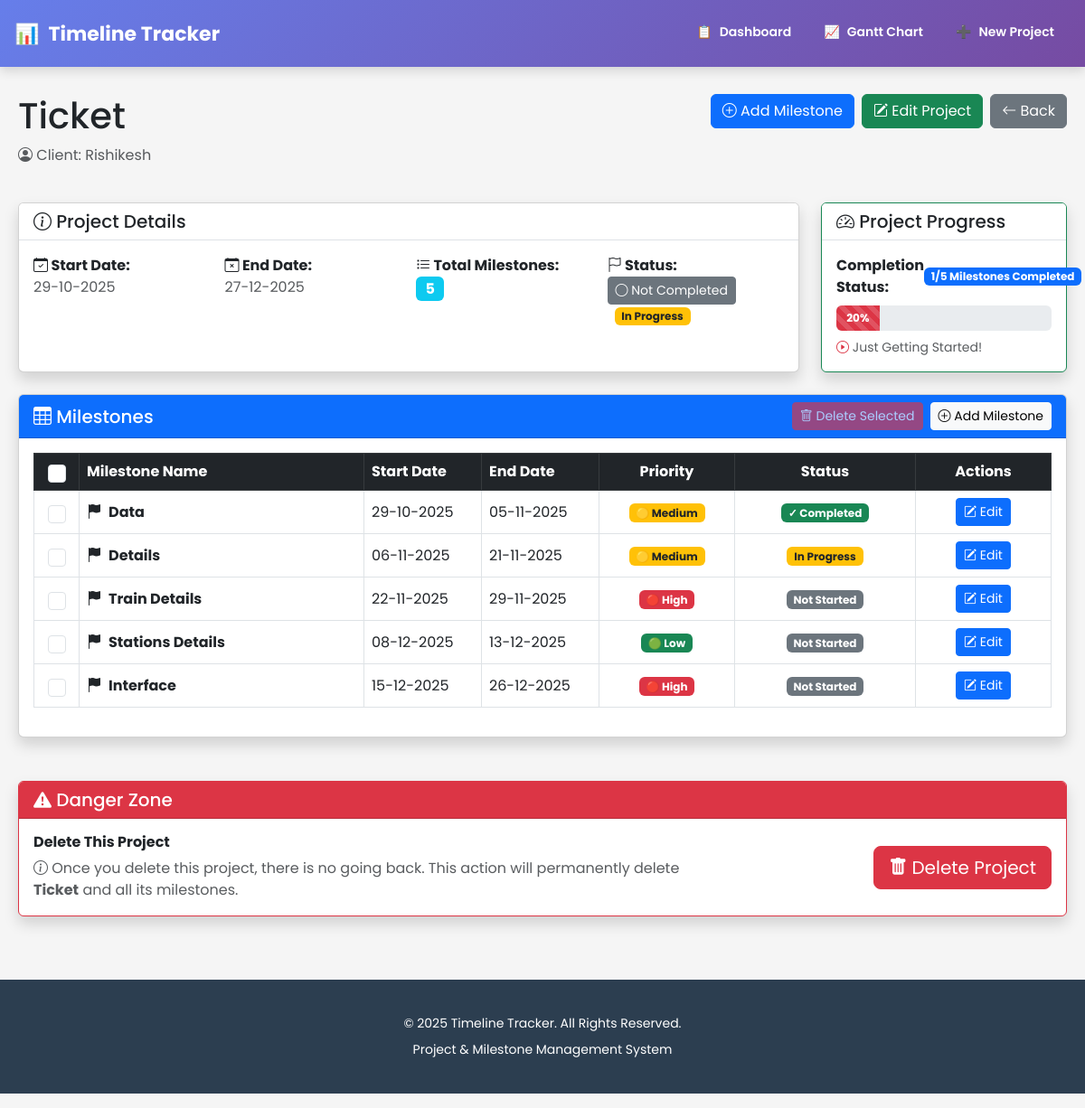
/project/6, run on the app's committed database.
### app.py (models this page shows, shortened)
class Project(db.Model):
    id = db.Column(db.Integer, primary_key=True)
    project_name = db.Column(db.String(200), nullable=False)
    client_name = db.Column(db.String(200), nullable=False)
    start_date = db.Column(db.Date, nullable=False)
    end_date = db.Column(db.Date, nullable=False)
    created_at = db.Column(db.DateTime, default=datetime.now())
    status = db.Column(db.String(20), default='Not Completed')
    milestones = db.relationship('Milestone', backref='project', lazy=True, cascade='all, delete-orphan')

class Milestone(db.Model):
    id = db.Column(db.Integer, primary_key=True)
    project_id = db.Column(db.Integer, db.ForeignKey('project.id'), nullable=False)
    milestone_name = db.Column(db.String(200), nullable=False)
    start_date = db.Column(db.Date, nullable=False)
    end_date = db.Column(db.Date, nullable=False)
    status = db.Column(db.String(50), default='Not Started')
    priority = db.Column(db.String(20), default='Medium')

### app.py (the view)
@app.route('/project/<int:project_id>')
def view_project(project_id):
    project = Project.query.get_or_404(project_id)
    today = datetime.now().date()
    completed_milestones_count = 0
    total_milestones = len(project.milestones)
    for milestone in project.milestones:
        actual_status = get_milestone_status(milestone, today)
        if milestone.status != actual_status:
            milestone.status = actual_status
        if actual_status == 'Completed':
            completed_milestones_count += 1
    db.session.commit()
    completion_percentage = 0
    if total_milestones > 0:
        completion_percentage = round((completed_milestones_count / total_milestones) * 100)
    return render_template('view_project.html',
        project=project,
        today=date.today(),
        completed_milestones=completed_milestones_count,
        total_milestones=total_milestones,
        completion_percentage=completion_percentage)

### app.py (called while the page is built, shortened)
def get_milestone_status(milestone, today=None):
    if today is None:
        today = datetime.now().date()
    if milestone.status == 'Completed':
        return 'Completed'
    if milestone.status == 'In Progress':
        if milestone.end_date < today:
            return 'Overdue'  # Overdue means end_date passed but not completed
        return 'In Progress'

### templates/view_project.html (shortened to what this page needs)
{% extends "base.html" %}
{% block content %}
<div class="row mb-4">
    <div class="col-md-6">
        <h1>{{ project.project_name }}</h1>
        <p class="text-muted"><i class="bi bi-person-circle"></i> Client: {{ project.client_name }}</p>
    </div>
    <div class="col-md-6 text-end d-flex justify-content-end align-items-start flex-wrap gap-2">
        <a href="/add-milestone/{{ project.id }}" class="btn btn-primary"><i class="bi bi-plus-circle"></i> Add Milestone</a>
        <a href="{{ url_for('edit_project', project_id=project.id) }}" class="btn btn-success"> <i class="bi bi-pencil-square"></i> Edit Project </a>
        <a href="/" class="btn btn-secondary"><i class="bi bi-arrow-left"></i> Back</a>
    </div>
</div>
<div class="row mb-4 g-4">
  <div class="col-12 col-md-8 col-lg-9">
    <div class="card shadow h-100">
      <div class="card-header bg-white text-dark border-bottom">
        <h5 class="mb-0"><i class="bi bi-info-circle"></i> Project Details</h5>
      </div>
      <div class="card-body">
        <div class="row g-3">
          <div class="col-md-3">
            <strong><i class="bi bi-calendar-check"></i> Start Date:</strong><br>
            <span class="text-muted">{{ project.start_date.strftime('%d-%m-%Y') }}</span>
          </div>
          <div class="col-md-3">
            <strong><i class="bi bi-calendar-x"></i> End Date:</strong><br>
            <span class="text-muted">{{ project.end_date.strftime('%d-%m-%Y') }}</span>
          </div>
          <div class="col-md-3">
            <strong><i class="bi bi-list-task"></i> Total Milestones:</strong><br>
            <span class="badge bg-info fs-6">{{ project.milestones|length }}</span>
          </div>
          <div class="col-md-3">
            <strong><i class="bi bi-flag"></i> Status:</strong><br>
            <form method="post" action="{{ url_for('toggle_status', project_id=project.id) }}" style="display:inline;">
              {% if project.status == "Completed" %}
                <button type="submit" class="btn btn-success btn-sm">
                  <i class="bi bi-check-circle"></i> Completed
                </button>
              {% else %}
                <button type="submit" class="btn btn-secondary btn-sm">
                  <i class="bi bi-circle"></i> Not Completed
                </button>
              {% endif %}
            </form>
            {% if project.status == "Overdue" %}
              <span class="badge bg-danger ms-2">Overdue</span>
            {% elif project.status == "In Progress" %}
              <span class="badge bg-warning text-dark ms-2">In Progress</span>
            {% elif project.status == "Not Started" %}
              <span class="badge bg-secondary ms-2">Not Started</span>
            {% endif %}
          </div>
        </div>
      </div>
    </div>
  </div>
  <div class="col-12 col-md-4 col-lg-3">
    <div class="card shadow h-100 border-success">
      <div class="card-header bg-white text-dark border-bottom">
        <h5 class="mb-0"><i class="bi bi-speedometer2"></i> Project Progress</h5>
      </div>
      <div class="card-body">
        <div class="d-flex justify-content-between align-items-center mb-2">
          <span class="fw-bold fs-6">Completion Status:</span>
          <span class="badge bg-primary">{{ completed_milestones }}/{{ total_milestones }} Milestones Completed</span>
        </div>
        <div class="progress" style="height: 28px;">
          <div class="progress-bar progress-bar-striped progress-bar-animated
            {% if completion_percentage == 100 %}bg-success
            {% elif completion_percentage >= 75 %}bg-info
            {% elif completion_percentage >= 50 %}bg-warning
            {% else %}bg-danger{% endif %}"
            role="progressbar"
            style="width: {{ completion_percentage }}%;"
            aria-valuenow="{{ completion_percentage }}"
            aria-valuemin="0"
            aria-valuemax="100">
            <strong>{{ completion_percentage }}%</strong>
          </div>
        </div>
        <div class="mt-2 text-muted small">
          {% if completion_percentage == 100 %}
            <i class="bi bi-check-circle-fill text-success"></i> Project Completed!
          {% elif completion_percentage >= 75 %}
            <i class="bi bi-hourglass-split text-info"></i> Almost There!
          {% elif completion_percentage >= 50 %}
            <i class="bi bi-hourglass text-warning"></i> Halfway Through!
          {% elif completion_percentage > 0 %}
            <i class="bi bi-play-circle text-danger"></i> Just Getting Started!
          {% else %}
            <i class="bi bi-exclamation-triangle text-danger"></i> No Milestones Completed Yet.
          {% endif %}
        </div>
      </div>
    </div>
  </div>
</div>
<div class="row mb-4">
    <div class="col-12">
        <div class="card shadow">
            <div class="card-header bg-primary text-white d-flex justify-content-between align-items-center">
                <h5 class="mb-0"><i class="bi bi-table"></i> Milestones</h5>
                <div class="d-flex gap-2">
                    <button type="button" class="btn btn-sm btn-danger" id="deleteSelectedBtn" disabled onclick="deleteSelected()">
                        <i class="bi bi-trash"></i> Delete Selected
                    </button>
                    <a href="/add-milestone/{{ project.id }}" class="btn btn-sm btn-light"><i class="bi bi-plus-circle"></i> Add Milestone</a>
                </div>
            </div>
            <div class="card-body">
                {% if project.milestones %}
                <form id="deleteMilestonesForm" method="post" action="/delete-milestones">
                    <div class="table-responsive">
                        <table class="table table-hover table-bordered align-middle">
                            <thead class="table-dark">
                                <tr>
                                    <th class="text-center" style="width:50px;">
                                        <input type="checkbox" id="selectAll" class="form-check-input" style="width: 20px; height: 20px;" onchange="toggleSelectAll(this)">
                                    </th>
                                    <th>Milestone Name</th>
                                    <th style="width: 130px;">Start Date</th>
                                    <th style="width: 130px;">End Date</th>
                                    <th style="width: 150px;" class="text-center">Priority</th>
                                    <th style="width: 200px;" class="text-center">Status</th>
                                    <th style="width: 150px;" class="text-center">Actions</th>
                                </tr>
                            </thead>
                            <tbody>
                                {% for milestone in project.milestones %}
                                <tr>
                                    <td class="text-center">
                                        <input type="checkbox" name="milestone_ids" value="{{ milestone.id }}"
                                               class="form-check-input milestone-checkbox"
                                               style="width: 20px; height: 20px;"
                                               onchange="updateDeleteButton()">
                                    </td>
                                    <td><strong><i class="bi bi-flag-fill me-2"></i>{{ milestone.milestone_name }}</strong></td>
                                    <td>{{ milestone.start_date.strftime('%d-%m-%Y') }}</td>
                                    <td>{{ milestone.end_date.strftime('%d-%m-%Y') }}</td>
                                    <td class="text-center">
                                        {% if milestone.priority == "High" %}
                                            <span class="badge bg-danger">🔴 High</span>
                                        {% elif milestone.priority == "Medium" %}
                                            <span class="badge bg-warning text-dark">🟡 Medium</span>
                                        {% elif milestone.priority == "Low" %}
                                            <span class="badge bg-success">🟢 Low</span>
                                        {% else %}
                                            <span class="badge bg-secondary">-</span>
                                        {% endif %}
                                    </td>
                                    <td class="text-center">
                                        {% set display_status = milestone.status %}
                                        {% if today > milestone.end_date and milestone.status != 'Completed' %}
                                            {% set display_status = 'Overdue' %}
                                        {% elif today < milestone.start_date and milestone.status == 'In Progress' %}
                                            {% set display_status = 'Not Started' %}
                                        {% endif %}
                                        <span class="badge {% if display_status == 'Completed' %}bg-success{% elif display_status == 'Overdue' %}bg-danger{% elif display_status == 'In Progress' %}bg-warning text-dark{% else %}bg-secondary{% endif %}">
                                            {% if display_status == 'Completed' %}✓ Completed{% elif display_status == 'Overdue' %}⚠ Overdue{% elif display_status == 'In Progress' %}In Progress{% else %}Not Started{% endif %}
                                        </span>
                                    </td>
                                    <td class="text-center">
                                        <a href="{{ url_for('edit_milestone', milestone_id=milestone.id) }}" class="btn btn-sm btn-primary">
                                            <i class="bi bi-pencil-square"></i> Edit
                                        </a>
                                    </td>
                                </tr>
                                {% endfor %}
                            </tbody>
                        </table>
                    </div>
                </form>
                {% endif %}
            </div>
        </div>
    </div>
</div>
<div class="row mt-5">
    <div class="col-12">
        <div class="card shadow border-danger">
            <div class="card-header bg-danger text-white">
                <h5 class="mb-0"><i class="bi bi-exclamation-triangle-fill"></i> Danger Zone</h5>
            </div>
            <div class="card-body">
                <div class="row align-items-center">
                    <div class="col-md-8">
                        <h6 class="mb-2"><strong>Delete This Project</strong></h6>
                        <p class="text-muted mb-0">
                            <i class="bi bi-info-circle"></i>
                            Once you delete this project, there is no going back. This action will permanently delete
                            <strong>{{ project.project_name }}</strong> and all its milestones.
                        </p>
                    </div>
                    <div class="col-md-4 text-end">
                        <a href="#" class="btn btn-danger btn-lg" onclick="showDeleteProjectModal('{{ project.id }}', '{{ project.project_name }}'); return false;">
                            <i class="bi bi-trash-fill"></i> Delete Project
                        </a>
                    </div>
                </div>
            </div>
        </div>
    </div>
</div>
{% endblock %}

### templates/base.html (style rules this page uses)
* { margin: 0; padding: 0; box-sizing: border-box; }
body { font-family: 'Poppins', sans-serif; background-color: #f5f5f5; }

### data on the page
Project: project_name "Ticket", client_name "Rishikesh", start_date "29-10-2025", end_date "27-12-2025"
Milestone: milestone_name "Data", start_date "29-10-2025", end_date "05-11-2025", priority "🟡 Medium", status "✓ Completed"
Milestone: milestone_name "Details", start_date "06-11-2025", end_date "21-11-2025", priority "🟡 Medium", status "In Progress"
Milestone: milestone_name "Train Details", start_date "22-11-2025", end_date "29-11-2025", priority "🔴 High", shows "Not Started"
Milestone: milestone_name "Stations Details", start_date "08-12-2025", end_date "13-12-2025", priority "🟢 Low", shows "Not Started"
Milestone: milestone_name "Interface", start_date "15-12-2025", end_date "26-12-2025", priority "🔴 High", shows "Not Started"

### other printed values
{{ project.milestones|length }} "5"
{{ completed_milestones }} "1"
{{ total_milestones }} "5"
{{ completion_percentage }} "20"
